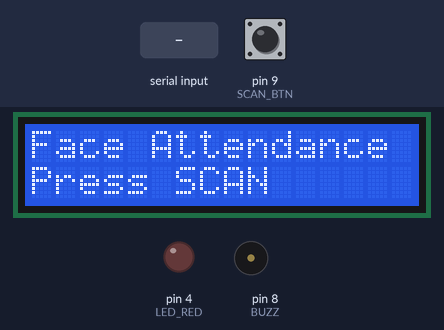
A sketch run on a simulated Arduino Uno, built with avr-gcc and run on an emulated ATmega328P. Shown: 16×2 character LCD, output pins drawn as LEDs (lit = HIGH), buzzer (waves = sounding, pin HIGH). The inputs (shaded band) are chosen by the test bench; at power-on: pin 9 (SCAN_BTN) HIGH.

Above: at 1.2 s.
1.3 s: "CLOSED\n" received over Serial
At 2.0 s:
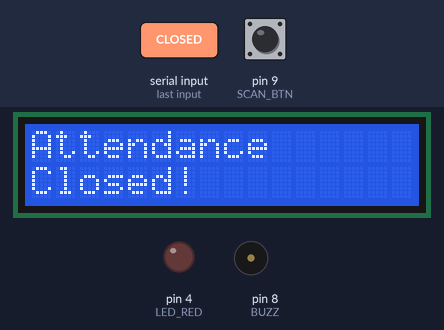
4.3 s: "FAIL\n" received over Serial
At 4.8 s:
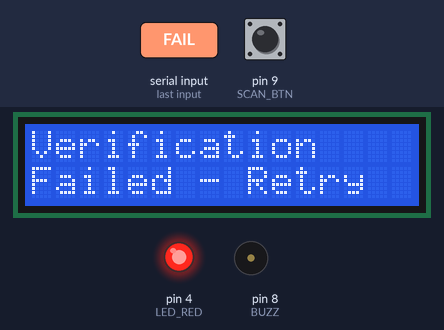
7.3 s: pin 9 (SCAN_BTN) pulled LOW for 0.15 s
At 8.7 s:
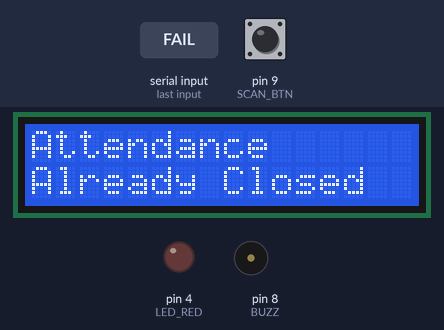
9.0 s: "OK:\n" received over Serial
At 10.3 s:
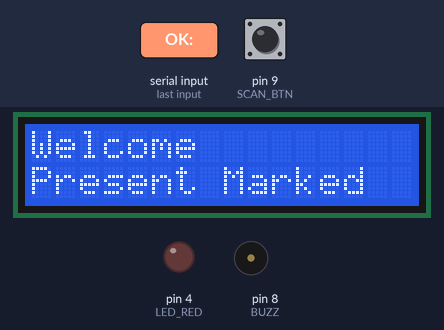
12.0 s: pin 9 (SCAN_BTN) pulled LOW for 3.2 s
At 15.3 s:
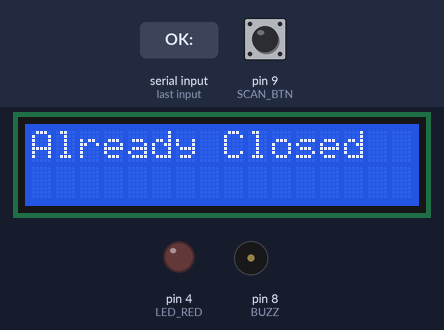
16.7 s: pin 9 (SCAN_BTN) pulled LOW for 1 s
At 17.78 s:
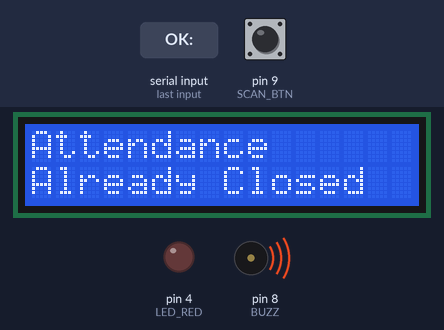
Timing chart, 0 to 19.7 s (numbered marks = the images above; inputs shaded):
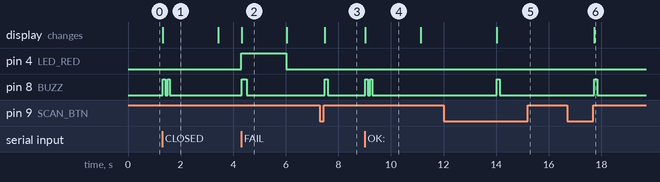

The sketch:

face_attendance_controller.ino
```cpp
#include <Wire.h>
#include <LiquidCrystal_I2C.h>

LiquidCrystal_I2C lcd(0x27, 16, 2);
#define SCAN_BTN 9
#define BUZZ 8
#define LED_RED 4

const unsigned long LONG_PRESS_MS = 2000;
const unsigned long DEBOUNCE_MS = 35;
unsigned long pressStart = 0;
unsigned long lastButtonChange = 0;
bool buttonWasPressed = false;
bool pressHandled = false;
bool attendanceClosed = false;

void beep(unsigned int durationMs) {
  digitalWrite(BUZZ, HIGH);
  delay(durationMs);
  digitalWrite(BUZZ, LOW);
}

void beepSuccess() {
  beep(90);
  delay(90);
  beep(90);
}

void showHome() {
  lcd.clear();
  lcd.setCursor(0, 0);
  lcd.print("Face Attendance");
  lcd.setCursor(0, 1);
  lcd.print(attendanceClosed ? "Attendance Closed" : "Press SCAN");
}

void setup() {
  pinMode(SCAN_BTN, INPUT_PULLUP);
  pinMode(BUZZ, OUTPUT);
  pinMode(LED_RED, OUTPUT);
  digitalWrite(BUZZ, LOW);
  digitalWrite(LED_RED, LOW);
  Serial.begin(9600);
  lcd.init();
  lcd.backlight();
  showHome();
}

void loop() {
  const bool pressed = (digitalRead(SCAN_BTN) == LOW);

  if (pressed && !buttonWasPressed && millis() - lastButtonChange >= DEBOUNCE_MS) {
    buttonWasPressed = true;
    pressHandled = false;
    pressStart = millis();
    lastButtonChange = millis();
  }

  if (pressed && buttonWasPressed && !pressHandled && millis() - pressStart >= LONG_PRESS_MS) {
    pressHandled = true;
    if (attendanceClosed) {
      lcd.clear();
      lcd.print("Already Closed");
      beep(120);
    } else {
      lcd.clear();
      lcd.print("Attendance");
      lcd.setCursor(0, 1);
      lcd.print("Closing...");
      Serial.println("CLOSE");
    }
  }

  if (!pressed && buttonWasPressed && millis() - lastButtonChange >= DEBOUNCE_MS) {
    const unsigned long duration = millis() - pressStart;
    buttonWasPressed = false;
    lastButtonChange = millis();
    if (!pressHandled) {
      if (attendanceClosed) {
        lcd.clear();
        lcd.print("Attendance");
        lcd.setCursor(0, 1);
        lcd.print("Already Closed");
        beep(120);
      } else if (duration < LONG_PRESS_MS) {
        lcd.clear();
        lcd.print("Scanning Face...");
        lcd.setCursor(0, 1);
        lcd.print("Please Wait");
        Serial.println("SCAN");
      }
    }
  }

  if (Serial.available()) {
    String msg = Serial.readStringUntil('\n');
    msg.trim();
    if (msg.startsWith("OK:")) {
      String name = msg.substring(3);
      digitalWrite(LED_RED, LOW);
      lcd.clear();
      lcd.print("Welcome ");
      lcd.print(name.substring(0, 8));
      lcd.setCursor(0, 1);
      lcd.print("Present Marked");
      beepSuccess();
      delay(1800);
      showHome();
    } else if (msg == "FAIL") {
      digitalWrite(LED_RED, HIGH);
      lcd.clear();
      lcd.print("Verification");
      lcd.setCursor(0, 1);
      lcd.print("Failed - Retry");
      beep(180);
      delay(1500);
      digitalWrite(LED_RED, LOW);
      showHome();
    } else if (msg == "CLOSED") {
      attendanceClosed = true;
      digitalWrite(LED_RED, LOW);
      lcd.clear();
      lcd.print("Attendance");
      lcd.setCursor(0, 1);
      lcd.print("Closed!");
      beepSuccess();
      delay(1800);
      showHome();
    } else if (msg == "ALREADY_CLOSED") {
      attendanceClosed = true;
      lcd.clear();
      lcd.print("Attendance");
      lcd.setCursor(0, 1);
      lcd.print("Already Closed");
      beep(120);
      delay(1500);
      showHome();
    }
  }
}
```

Measured:
- after the input at 1.3 s, pin 8 (BUZZ): alternates HIGH for 0.09 s and LOW for 0.09 s, 4 changes in all, then stays LOW, starting at once; the display: changes at once (image 1)
- after the input at 4.3 s, pin 4 (LED_RED): LOW → HIGH at once, → LOW 1.7 s later; pin 8 (BUZZ): LOW → HIGH at once, → LOW 0.18 s later; the display: changes at once (image 2)
- after the input at 7.3 s, pin 8 (BUZZ): LOW → HIGH after 0.18 s, → LOW 0.12 s later; the display: changes after 0.18 s (image 3)
- after the input at 9.0 s, pin 8 (BUZZ): alternates HIGH for 0.09 s and LOW for 0.09 s, 4 changes in all, then stays LOW, starting at once; the display: changes at once (image 4)
- after the input at 12.0 s, pin 8 (BUZZ): LOW → HIGH after 2.0 s, → LOW 0.12 s later; the display: changes after 2.0 s (image 5)
- after the input at 16.7 s, pin 8 (BUZZ): LOW → HIGH after 1.0 s, → LOW 0.12 s later; the display: changes after 1.0 s (image 6)
- what the display in image 1 shows lasts 2.1 s, from 1.3 s to 3.4 s
